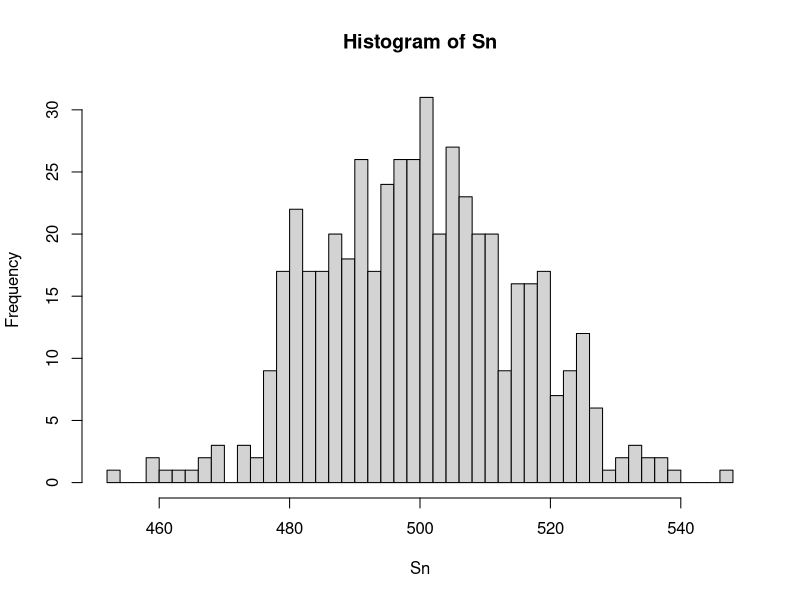

This chart was generated by the following R code: (Note: this script raises an error after producing the figure.)
m=1000
rbinom(1,1,.5)
dat=rbinom(m,1,.5)
n=500
Sn=matrix(0,n,1)
for (i in 1:n) {
  tmp=rbinom(m,1,.5)
  Sn[i,1]=sum(tmp)
  cat(i,'\n')
}
hist(Sn, breaks=50)

n=1000
Sn=matrix(0,n,1)
for (i in 1:n) {
  tmp=runif(m,0,1)
  Sn[i,1]=sum(tmp)
  cat(j,'\n')
}
hist(Sn, breaks=50)
